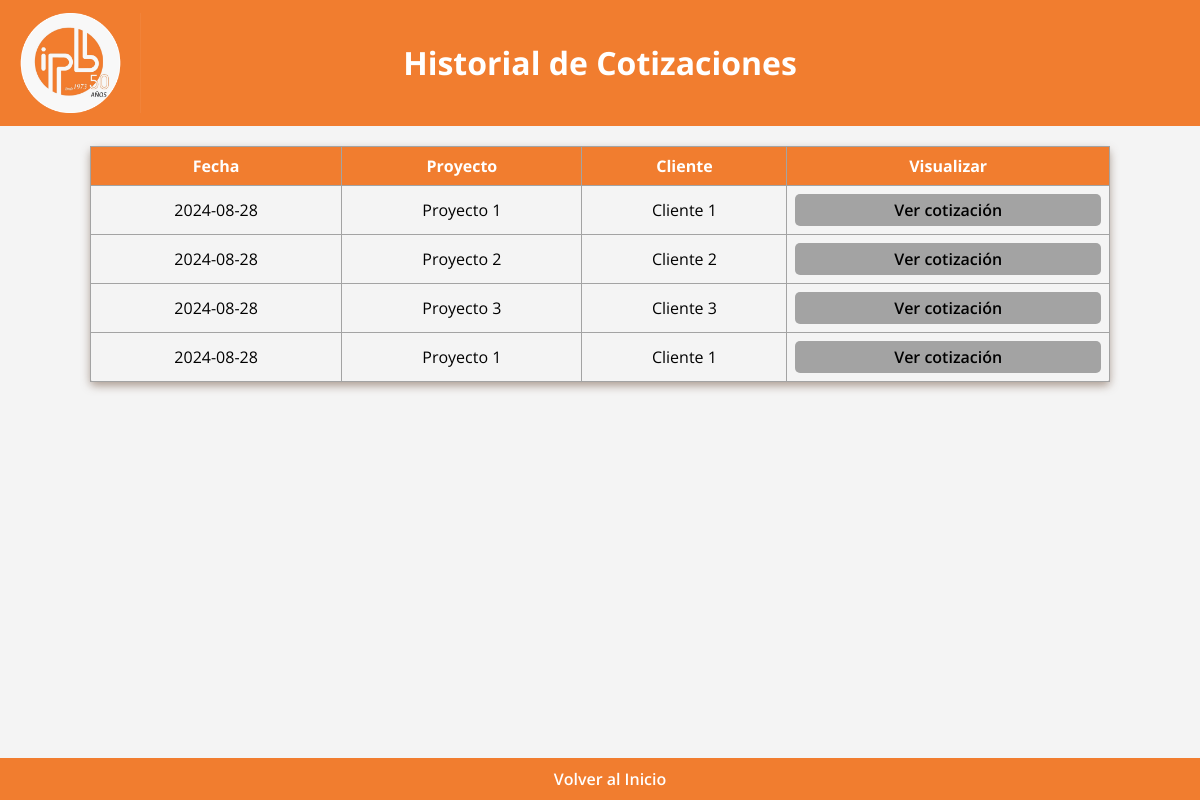
The page /lista_cotizaciones on the database its author committed.
### app.py (models this page shows, shortened)
class Cotizacion(db.Model):
    id = db.Column(db.Integer, primary_key=True)
    fecha = db.Column(db.Date, default=lambda: datetime.now(pytz.timezone('America/Bogota')).date())
    ciudad = db.Column(db.String(100), nullable=False)
    empresa = db.Column(db.String(100), nullable=False)
    proyecto = db.Column(db.String(100), nullable=False)
    plazo = db.Column(db.String(100), nullable=False)
    entrega = db.Column(db.String(100), nullable=False)
    anticipo = db.Column(db.Integer, nullable=False)
    p_acta = db.Column(db.Integer, nullable=False)
    f_acta = db.Column(db.Integer, nullable=False)
    consecutivo = db.Column(db.Integer, nullable=False)
    version_padre_id = db.Column(db.Integer, db.ForeignKey('cotizacion.id'), nullable=True)
    versiones = db.relationship('Cotizacion', backref=db.backref('version_padre', remote_side=[id]), lazy=True)
    productos_detalle = db.relationship('CotizacionProducto', backref='cotizacion', lazy=True)
    cliente_id = db.Column(db.Integer, db.ForeignKey('cliente.id'), nullable=False)
    cliente = db.relationship('Cliente', backref=db.backref('cotizaciones', lazy=True))
    servicio = db.Column(db.String(1000), nullable=False, default="v")

class Cliente(db.Model):
    id = db.Column(db.Integer, primary_key=True)
    nombre = db.Column(db.String(100), nullable=False)
    celular = db.Column(db.Integer, nullable=False)
    email = db.Column(db.String(100), nullable=False)
    """
    cotizacion_id = db.Column(db.Integer, db.ForeignKey('cotizacion.id'))
    cotizaciones = db.relationship('Cotizacion', back_populates='clienten', order_by='Cotizacion.id')
    """

### app.py (the view)
@app.route('/lista_cotizaciones')
def listar_cotizaciones():
    cotizaciones = Cotizacion.query.all()
    return render_template('lista_cotizaciones.html', cotizaciones=cotizaciones)

### templates/lista_cotizaciones.html (shortened to what this page needs)
<!DOCTYPE html>
<html lang="en">
<head>
    <link rel="stylesheet" href="{{ url_for('static', filename='styleListaCotizaciones.css') }}">
</head>
<body>
    <header>
        <img src="static/logobonito.png" alt="Logo de IPB SAS" class="logobonito">
        <h1>Historial de Cotizaciones</h1>
    </header>
    <table id="myTable" border="1" class="cotizaciones">
        <thead>
            <tr>
                <th>Fecha</th>
                <th>Proyecto</th>
                <th>Cliente</th>
                <th>Visualizar</th>
            </tr>
        </thead>
        <tbody>
            {% for cotizacion in cotizaciones%}
            <tr>
                <td>{{ cotizacion.fecha }}</td>
                <td>{{ cotizacion.proyecto }}</td>
                <td>{{ cotizacion.cliente.nombre }}</td>
                <td><a href="/versiones_cotizacion/{{cotizacion.id}}"class="btn-ver-cotizacion">Ver cotización</a></td>
            </tr>
            {% endfor %}
        </tbody>
    </table>
    <footer>
        <a href="/" class="support-link">Volver al Inicio</a>
    </footer>
</body>
</html>

### static/styleListaCotizaciones.css (style rules this page uses)
body { font-family: 'Open Sans', Arial, sans-serif; margin: 0; padding: 0; box-sizing: border-box; background-color: #f4f4f4; }
header { background-color: #f17d2f; color: white; padding: 20px; text-align: center; position: relative; }
header .logobonito { height: 100px; width: auto; position: absolute; top: 50%; left: 0; transform: translateY(-50%); }
th, td { padding: 8px; text-align: center; border-bottom: 1px solid #a3a3a3; }
th { background-color: #f17d2f; color: white; }
#myTable { border-collapse: collapse; width: 85%; margin: 20px auto; border: 1px solid #a3a3a3; border-radius: 5px; box-shadow: 0 4px 8px #6b4e3a80; }
.btn-ver-cotizacion { display: block; padding: 5px 2px; background-color: #a3a3a3; color: rgb(0, 0, 0); border: none; border-radius: 5px; text-decoration: none; text-align: center; font-weight: 600; cursor: pointer; transition: background-color 0.3s ease; }
footer { background-color: #f17d2f; color: white; padding: 10px; text-align: center; position: fixed; width: 100%; bottom: 0; }
.support-link { color: white; text-decoration: none; font-weight: 600; }

### rows shown on the page
Cotizacion: fecha "2024-08-28", proyecto "Proyecto 1", cliente.nombre "Cliente 1"
Cotizacion: fecha "2024-08-28", proyecto "Proyecto 2", cliente.nombre "Cliente 2"
Cotizacion: fecha "2024-08-28", proyecto "Proyecto 3", cliente.nombre "Cliente 3"
Cotizacion: fecha "2024-08-28", proyecto "Proyecto 1", cliente.nombre "Cliente 1"
